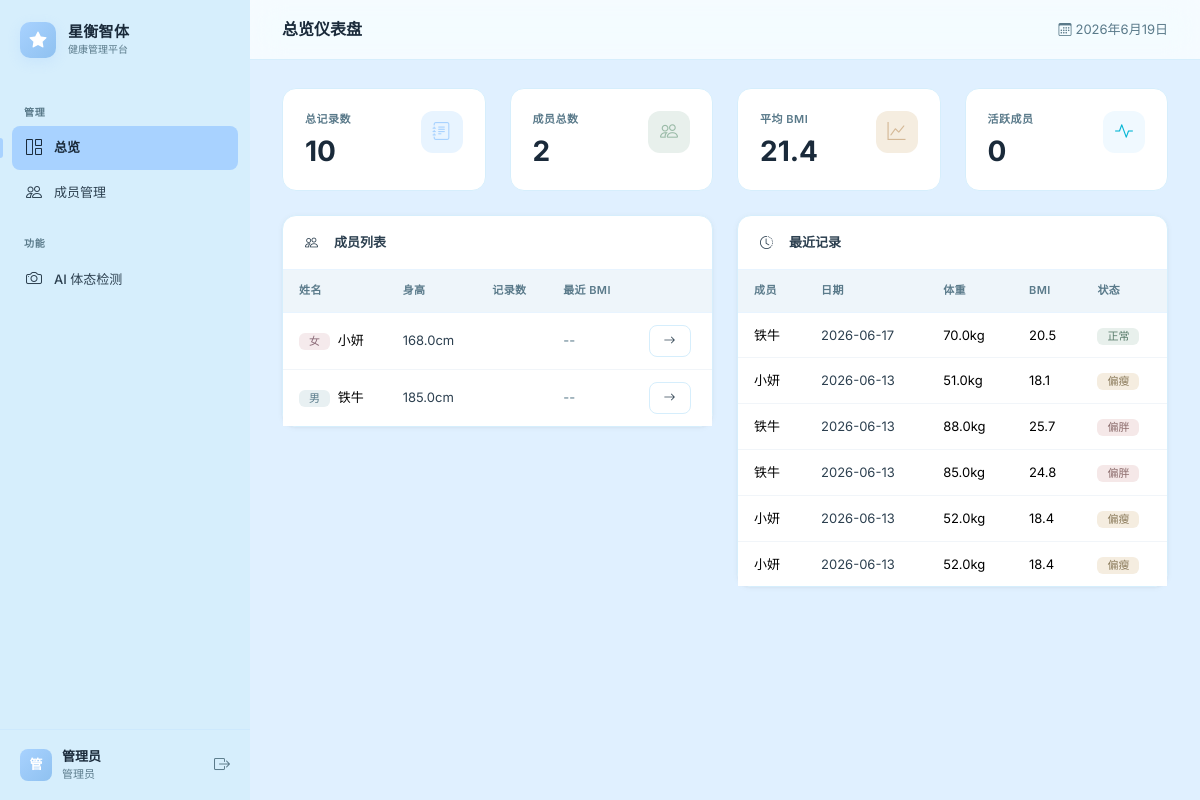
Page /admin (signed in) on the committed database.
### tables this page shows
CREATE TABLE "members" (
                 id INTEGER PRIMARY KEY AUTOINCREMENT,
                 name TEXT UNIQUE NOT NULL,
                 gender TEXT NOT NULL,
                 height REAL NOT NULL,
                 created_at TEXT NOT NULL, age INTEGER NOT NULL DEFAULT 25, activity TEXT NOT NULL DEFAULT '中等', target_weight REAL DEFAULT 0, target_date TEXT, account_id INTEGER);

CREATE TABLE "records" (
                id INTEGER PRIMARY KEY AUTOINCREMENT,
                member_id INTEGER NOT NULL,
                weight REAL NOT NULL,
                bmi REAL NOT NULL,
                status TEXT NOT NULL,
                plan_type TEXT,
                recorded_at TEXT NOT NULL
            );

### app.py (the view)
@app.route('/admin')
@login_required(role='admin')
def admin_index():
    members = db.get_all_members()
    total_members = len(members)
    all_stats = {'total_records': 0, 'avg_bmi': 0}
    recent_records = []
    if members:
        record_counts = []
        bmis = []
        for m in members:
            stats = db.get_member_stats(m[0])
            if stats:
                record_counts.append(stats.get('count', 0))
                if stats.get('avg_bmi'):
                    bmis.append(stats['avg_bmi'])
            recs = db.get_member_records(m[0])
            if recs:
                for r in recs[:3]:
                    recent_records.append((m[1], r[1], r[2], r[3], r[4]))
        all_stats['total_records'] = sum(record_counts)
        all_stats['avg_bmi'] = round(np.mean(bmis), 1) if bmis else 0
        recent_records = sorted(recent_records, key=lambda x: x[1], reverse=True)[:10]
    return render_template('index.html', members=members, stats=all_stats,
                           recent_records=recent_records)

### app.py (called while the page is built)
def login_required(role=None):
    def decorator(f):
        @wraps(f)
        def wrapped(*args, **kwargs):
            if 'account_id' not in session:
                if request.path.startswith('/api/'):
                    return jsonify({'success': False, 'message': '请先登录'})
                return redirect(url_for('welcome'))
            if role and session.get('role') != role:
                if request.path.startswith('/api/'):
                    return jsonify({'success': False, 'message': '权限不足'})
                if session['role'] == 'admin':
                    return redirect(url_for('admin_index'))
                return redirect(url_for('user_dashboard'))
            return f(*args, **kwargs)
        return wrapped
    return decorator

### database.py (called while the page is built)
def get_connection():
    conn = sqlite3.connect(DB_NAME, timeout=15)
    conn.row_factory = sqlite3.Row
    return conn

def get_all_members():
    conn = get_connection()
    members = conn.execute("SELECT id, name, gender, height FROM members ORDER BY id").fetchall()
    conn.close()
    return members

def get_member_records(member_id):
    conn = get_connection()
    records = conn.execute(
        "SELECT id, recorded_at, weight, bmi, status, plan_type FROM records WHERE member_id=? ORDER BY recorded_at DESC",
        (member_id,)
    ).fetchall()
    conn.close()
    return records

### templates/index.html (shortened to what this page needs)
{% extends "base.html" %}
{% block page_title %}总览仪表盘{% endblock %}
{% block content %}
<div class="row g-4 mb-4">
  <div class="col-md-3 animate-in">
    <div class="stat-card">
      <div class="d-flex justify-content-between align-items-start">
        <div>
          <div class="stat-label">总记录数</div>
          <div class="stat-value">{{ stats.total_records }}</div>
        </div>
        <div class="stat-icon" style="background:#E8F4FF;color:#A8D2FF;"><i class="bi bi-journal-text"></i></div>
      </div>
    </div>
  </div>
  <div class="col-md-3 animate-in">
    <div class="stat-card">
      <div class="d-flex justify-content-between align-items-start">
        <div>
          <div class="stat-label">成员总数</div>
          <div class="stat-value">{{ members|length }}</div>
        </div>
        <div class="stat-icon" style="background:#E8F0EC;color:#9BBBA8;"><i class="bi bi-people"></i></div>
      </div>
    </div>
  </div>
  <div class="col-md-3 animate-in">
    <div class="stat-card">
      <div class="d-flex justify-content-between align-items-start">
        <div>
          <div class="stat-label">平均 BMI</div>
          <div class="stat-value">{{ stats.avg_bmi if stats.avg_bmi else '--' }}</div>
        </div>
        <div class="stat-icon" style="background:#F5EDE0;color:#D4B896;"><i class="bi bi-graph-up"></i></div>
      </div>
    </div>
  </div>
  <div class="col-md-3 animate-in">
    <div class="stat-card">
      <div class="d-flex justify-content-between align-items-start">
        <div>
          <div class="stat-label">活跃成员</div>
          <div class="stat-value">{{ members|selectattr('latest_status')|list|length }}</div>
        </div>
        <div class="stat-icon" style="background:#f0f9ff;color:#06b6d4;"><i class="bi bi-activity"></i></div>
      </div>
    </div>
  </div>
</div>
<div class="row g-4">
  {% if members %}
  <div class="col-md-6">
    <div class="card">
      <div class="card-header"><i class="bi bi-people me-2"></i>成员列表</div>
      <div class="table-wrap">
        <table class="table table-hover">
          <thead>
            <tr><th>姓名</th><th>身高</th><th>记录数</th><th>最近 BMI</th><th></th></tr>
          </thead>
          <tbody>
            {% for m in members %}
            <tr>
              <td>
                <span class="badge bg-{{ 'primary' if m.gender == '男' else 'pink' }} me-1">{{ m.gender }}</span>
                {{ m.name }}
              </td>
              <td class="text-secondary">{{ m.height }}cm</td>
              <td></td>
              <td>
                {% if m.latest_bmi %}
                <span class="badge text-bg-{{ 'success' if m.latest_status == '正常' else 'danger' if m.latest_status in ['偏胖','肥胖'] else 'warning' }}">
                  {{ m.latest_bmi }}
                </span>
                {% else %}<span class="text-muted">--</span>{% endif %}
              </td>
              <td><a href="{{ url_for('member_detail', mid=m.id) }}" class="btn btn-sm btn-outline-secondary"><i class="bi bi-arrow-right"></i></a></td>
            </tr>
            {% endfor %}
          </tbody>
        </table>
      </div>
    </div>
  </div>
  {% endif %}
  <div class="col-md-6">
    <div class="card">
      <div class="card-header"><i class="bi bi-clock-history me-2"></i>最近记录</div>
      {% if recent_records %}
      <div class="table-wrap">
        <table class="table table-hover">
          <thead><tr><th>成员</th><th>日期</th><th>体重</th><th>BMI</th><th>状态</th></tr></thead>
          <tbody>
            {% for r in recent_records %}
            <tr>
              <td class="fw-medium">{{ r[0] }}</td>
              <td class="text-secondary">{{ r[1][:10] }}</td>
              <td>{{ r[2] }}kg</td>
              <td>{{ r[3] }}</td>
              <td><span class="badge text-bg-{{ 'success' if r[4] == '正常' else 'danger' if r[4] in ['偏胖','肥胖'] else 'warning' }}">{{ r[4] }}</span></td>
            </tr>
            {% endfor %}
          </tbody>
        </table>
      </div>
      {% else %}
      <div class="empty-state">
        <i class="bi bi-inbox"></i>
        <p>暂无记录，请先创建成员并录入数据。</p>
        <a href="{{ url_for('new_member') }}" class="btn btn-primary">创建成员</a>
      </div>
      {% endif %}
    </div>
  </div>
</div>
{% endblock %}

### templates/base.html (shortened to what this page needs)
<!DOCTYPE html>
<html lang="zh-CN">
<head>
  <link href="https://cdn.jsdelivr.net/npm/bootstrap@5.3.3/dist/css/bootstrap.min.css" rel="stylesheet">
  <link rel="stylesheet" href="https://cdn.jsdelivr.net/npm/bootstrap-icons@1.11.3/font/bootstrap-icons.min.css">
  <link rel="stylesheet" href="{{ url_for('static', filename='css/style.css') }}">
</head>
<body>
<div class="wrapper">
  <nav id="sidebar" class="sidebar">
    <div class="sidebar-header">
      <div class="sidebar-brand-icon"><i class="bi bi-star-fill"></i></div>
      <div>
        <div class="sidebar-brand-text">星衡智体</div>
        <div class="sidebar-brand-sub">健康管理平台</div>
      </div>
    </div>
    <div class="sidebar-nav">
      <div class="sidebar-section-label">管理</div>
      <ul class="nav flex-column">
        <li class="nav-item">
          <a class="nav-link {% if request.endpoint == 'admin_index' %}active{% endif %}" href="{{ url_for('admin_index') }}">
            <i class="bi bi-grid-1x2"></i> 总览
          </a>
        </li>
        <li class="nav-item">
          <a class="nav-link {% if request.endpoint in ['member_list', 'new_member', 'edit_member', 'member_detail'] %}active{% endif %}" href="{{ url_for('member_list') }}">
            <i class="bi bi-people"></i> 成员管理
          </a>
        </li>
      </ul>
      <div class="sidebar-section-label">功能</div>
      <ul class="nav flex-column">
        <li class="nav-item">
          <a class="nav-link {% if request.endpoint == 'posture_page' %}active{% endif %}" href="{{ url_for('posture_page') }}">
            <i class="bi bi-camera"></i> AI 体态检测
          </a>
        </li>
      </ul>
    </div>
    <div class="sidebar-footer">
      <div class="sidebar-user">
        <div class="sidebar-user-avatar">
          {{ session.get('display_name', 'A')[0] }}
        </div>
        <div class="sidebar-user-info">
          <div class="sidebar-user-name">{{ session.get('display_name', '管理员') }}</div>
          <div class="sidebar-user-role">管理员</div>
        </div>
        <a href="{{ url_for('logout') }}" class="sidebar-user-logout" title="退出登录">
          <i class="bi bi-box-arrow-right"></i>
        </a>
      </div>
    </div>
  </nav>
  <div class="main-content">
    <header class="top-bar">
      <span class="top-bar-title">{% block page_title %}星衡智体{% endblock %}</span>
      <span class="ms-auto top-bar-date"><i class="bi bi-calendar3 me-1"></i><span id="currentDate"></span></span>
    </header>
    <div class="content-wrapper">
      {% block content %}{% endblock %}
    </div>
  </div>
</div>
<div class="toast-container position-fixed bottom-0 end-0 p-3" id="toastContainer"></div>
</body>
</html>

### rows in the picture
members: gender "女", name "小妍", height "168.0", name "小妍" "小妍" "小妍"
members: gender "男", name "铁牛", height "185.0", name "铁牛" "铁牛" "铁牛"
records: recorded_at "2026-06-17", weight "70.0", bmi "20.5", status "正常"
records: recorded_at "2026-06-13", weight "51.0", bmi "18.1", status "偏瘦"
records: recorded_at "2026-06-13", weight "88.0", bmi "25.7", status "偏胖"
records: recorded_at "2026-06-13", weight "85.0", bmi "24.8", status "偏胖"
records: recorded_at "2026-06-13", weight "52.0", bmi "18.4", status "偏瘦"
records: recorded_at "2026-06-13", weight "52.0", bmi "18.4", status "偏瘦"

### other values in the picture
{{ session.get('display_name', 'A')[0] }} "管"
{{ session.get('display_name', '管理员') }} "管理员"
{{ stats.total_records }} "10"
{{ members|length }} "2"
{{ stats.avg_bmi if stats.avg_bmi else '--' }} "21.4"
{{ members|selectattr('latest_status')|list|length }} "0"
